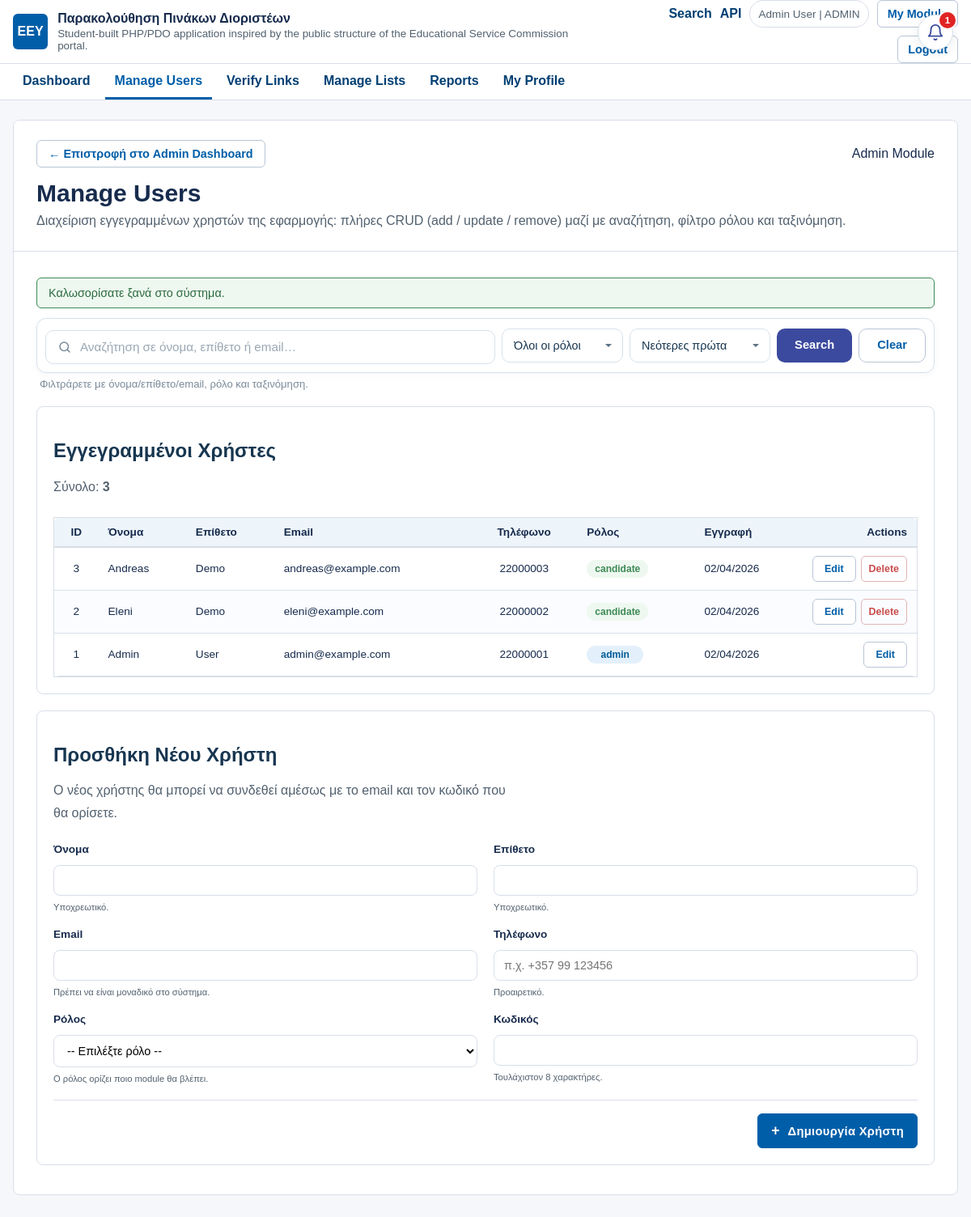
The app's page /modules/admin/manage_users.php (signed in) with its own data.
### tables this page shows
CREATE TABLE users (
  id INT AUTO_INCREMENT PRIMARY KEY,
  name VARCHAR(100) NOT NULL,
  surname VARCHAR(100) NOT NULL,
  email VARCHAR(150) NOT NULL UNIQUE,
  password VARCHAR(255) NOT NULL,
  phone VARCHAR(20) DEFAULT NULL,
  role ENUM('admin', 'candidate') NOT NULL,
  notify_new_lists TINYINT(1) NOT NULL DEFAULT 1,
  notify_position_changes TINYINT(1) NOT NULL DEFAULT 1,
  created_at TIMESTAMP DEFAULT CURRENT_TIMESTAMP,
  INDEX idx_users_role (role)
);

### includes/functions.php (called while the page is built, shortened)
<?php
function current_user(): ?array
{
    return [
        'id'      => (int) $_SESSION['user_id'],
        'name'    => $_SESSION['user_name']    ?? '',
        'surname' => $_SESSION['user_surname'] ?? '',
        'email'   => $_SESSION['user_email']   ?? '',
        'role'    => $_SESSION['user_role']    ?? ($_SESSION['role'] ?? ''),
        'phone'   => $_SESSION['user_phone']   ?? null,
    ];
}
function h($value) {
    return htmlspecialchars((string) $value, ENT_QUOTES, 'UTF-8');
}
function e($value): string
{
    return h($value);
}
function app_config(?string $key = null, $default = null)
{
    global $appConfig;
    return $appConfig[$key] ?? $default;
}
function base_url(string $path = ''): string
{
    static $base = null;
    if ($base === null) {
        $documentRoot = realpath($_SERVER['DOCUMENT_ROOT'] ?? '');
        $projectRoot = realpath(__DIR__ . '/..');
        if ($documentRoot && $projectRoot && strpos($projectRoot, $documentRoot) === 0) {
            $relativePath = str_replace('\\', '/', substr($projectRoot, strlen($documentRoot)));
            $base = $relativePath !== '' ? rtrim($relativePath, '/') : '';
        } else {
            $base = '';
        }
    }
    $path = ltrim($path, '/');
    return ($base === '' ? '' : $base) . '/' . $path;
}
function pdo(): PDO
{
    static $pdo = null;
    if (!$pdo instanceof PDO) {
        $pdo = require __DIR__ . '/db.php';
    }
    return $pdo;
}
function role_dashboard_path(string $role): string
{
    switch ($role) {
        case 'admin':
            return 'modules/admin/dashboard.php';
    }
}
function require_login($rolesOrPath = null): array
{
    $user = current_user();
    return $user;
}
function require_admin_role($fallbackPath = null, $loginPath = null): array
{
    $user = require_login();
    return $user;
}
function get_flash_messages() {
    $messages = $_SESSION['flash_messages'] ?? [];
    return is_array($messages) ? $messages : [];
}
function count_unread_notifications(int $userId): int
{
    $statement = pdo()->prepare(
        'SELECT COUNT(*) FROM notifications WHERE user_id = :user_id AND is_read = 0'
    );
    $statement->execute(['user_id' => $userId]);
    return (int) $statement->fetchColumn();
}

### modules/admin/manage_users.php (the view, shortened to what this page needs)
<?php
$adminUser = require_admin_role();
$pdo = pdo();
$errors = [];
$currentUserId = (int) $adminUser['id'];
$keyword     = trim($_GET['keyword'] ?? '');
$order       = $_GET['order'] ?? 'created_desc';
$orderSql = 'created_at DESC, id DESC';
$sql = 'SELECT id, name, surname, email, phone, role, created_at FROM users WHERE 1 = 1';
$params = [];
$sql .= ' ORDER BY ' . $orderSql;
$usersStmt = $pdo->prepare($sql);
$usersStmt->execute($params);
$users = $usersStmt->fetchAll();
$messages = array_merge(
    get_flash_messages(),
    array_map(
        function ($error) {
            return ['type' => 'error', 'message' => $error];
        },
        $errors
    )
);
?>
<!DOCTYPE html>
<html lang="el">
<head>
    <link rel="stylesheet" href="../../assets/css/style.css?v=<?php echo @filemtime(__DIR__ . '/../../assets/css/style.css') ?: time(); ?>">
</head>
<body>
    <?php require __DIR__ . '/../../includes/app_topbar.php'; ?>
    <?php $moduleKey = 'admin'; $pageKey = 'manage_users'; require __DIR__ . '/../../includes/nav.php'; ?>
    <?php require __DIR__ . '/../../includes/notifications_bell.php'; ?>
    <div class="auth-container">
        <div class="auth-card">
            <div class="page-banner">
                <div class="banner-row-flex">
                    <span class="eyebrow">Admin Module</span>
                    <a class="button-link secondary header-back-link" href="dashboard.php">
                        ← Επιστροφή στο Admin Dashboard
                    </a>
                </div>
                <h1 class="auth-title">Manage Users</h1>
                <p class="auth-subtitle">Διαχείριση εγγεγραμμένων χρηστών της εφαρμογής: πλήρες CRUD (add / update / remove) μαζί με αναζήτηση, φίλτρο ρόλου και ταξινόμηση.</p>
            </div>
            <div class="page-body">
                <?php foreach ($messages as $message): ?>
                    <div class="message <?php echo h($message['type']); ?>"><?php echo h($message['message']); ?></div>
                <?php endforeach; ?>
                <div class="search-panel">
                    <form method="get" action="" class="search-bar" role="search" aria-label="Αναζήτηση χρηστών">
                        <label class="search-bar__field">
                            <svg class="search-bar__field-icon" width="18" height="18" viewBox="0 0 24 24" fill="none" stroke="currentColor" stroke-width="2" stroke-linecap="round" stroke-linejoin="round" aria-hidden="true">
                                <circle cx="11" cy="11" r="7"></circle>
                                <path d="m20 20-3.5-3.5"></path>
                            </svg>
                            <input class="search-bar__field-input" type="search" name="keyword" id="keyword" value="<?php echo h($keyword); ?>" placeholder="Αναζήτηση σε όνομα, επίθετο ή email…" autocomplete="off">
                        </label>
                        <select class="search-bar__filter" name="role_filter" id="role_filter" aria-label="Φίλτρο ρόλου">
                            <option value="">Όλοι οι ρόλοι</option>
                        </select>
                        <select class="search-bar__filter" name="order" id="order" aria-label="Ταξινόμηση">
                            <option value="created_desc" <?php echo $order === 'created_desc' ? 'selected' : ''; ?>>Νεότερες πρώτα</option>
                        </select>
                        <button type="submit" class="search-bar__btn search-bar__btn--primary">Search</button>
                        <a class="search-bar__btn search-bar__btn--ghost" href="manage_users.php">Clear</a>
                    </form>
                    <span class="search-bar-hint">Φιλτράρετε με όνομα/επίθετο/email, ρόλο και ταξινόμηση.</span>
                </div>
                <section class="section-card section-card-compact">
                    <div class="section-header">
                        <h2 class="section-title">Εγγεγραμμένοι Χρήστες</h2>
                        <p class="section-text">Σύνολο: <strong><?php echo h(count($users)); ?></strong></p>
                    </div>
                    <div class="table-wrap">
                        <table>
                            <thead>
                                <tr>
                                    <th>ID</th>
                                    <th>Όνομα</th>
                                    <th>Επίθετο</th>
                                    <th>Email</th>
                                    <th>Τηλέφωνο</th>
                                    <th>Ρόλος</th>
                                    <th>Εγγραφή</th>
                                    <th>Actions</th>
                                </tr>
                            </thead>
                            <tbody>
                                <?php if ($users === []): ?>
                                    <tr>
                                        <td colspan="8" class="empty-cell">Δεν βρέθηκαν χρήστες για τα επιλεγμένα φίλτρα.</td>
                                    </tr>
                                <?php else: ?>
                                    <?php foreach ($users as $u): ?>
                                        <tr>
                                            <td><?php echo h($u['id']); ?></td>
                                            <td><?php echo h($u['name']); ?></td>
                                            <td><?php echo h($u['surname']); ?></td>
                                            <td><?php echo h($u['email']); ?></td>
                                            <td><?php echo h($u['phone'] ?? '-'); ?></td>
                                            <td><span class="status-badge <?php echo h($u['role']); ?>"><?php echo h($u['role']); ?></span></td>
                                            <td><?php echo h(date('d/m/Y', strtotime($u['created_at']))); ?></td>
                                            <td>
                                                <div class="table-actions">
                                                    <button type="button" class="button-link table-button secondary"
                                                        onclick='openEditModal(<?php echo (int) $u["id"]; ?>, <?php echo json_encode($u["name"]); ?>, <?php echo json_encode($u["surname"]); ?>, <?php echo json_encode($u["email"]); ?>, <?php echo json_encode($u["phone"] ?? ""); ?>, <?php echo json_encode($u["role"]); ?>)'>
                                                        Edit
                                                    </button>
                                                    <?php if ((int) $u['id'] !== $currentUserId): ?>
                                                        <button type="button" class="table-button danger"
                                                            onclick="openDeleteModal(<?php echo (int) $u['id']; ?>, <?php echo json_encode($u['name'] . ' ' . $u['surname']); ?>)">
                                                            Delete
                                                        </button>
                                                    <?php endif; ?>
                                                </div>
                                            </td>
                                        </tr>
                                    <?php endforeach; ?>
                                <?php endif; ?>
                            </tbody>
                        </table>
                    </div>
                </section>
                <section class="section-card section-card-compact">
                    <h2 class="section-title">Προσθήκη Νέου Χρήστη</h2>
                    <p class="section-text">Ο νέος χρήστης θα μπορεί να συνδεθεί αμέσως με το email και τον κωδικό που θα ορίσετε.</p>
                    <form method="post" action="" class="add-specialty-form">
                        <div class="form-row">
                            <div class="form-group">
                                <label for="new_name">Όνομα</label>
                                <input type="text" name="name" id="new_name" class="form-input" required>
                                <span class="form-hint">Υποχρεωτικό.</span>
                            </div>
                            <div class="form-group">
                                <label for="new_surname">Επίθετο</label>
                                <input type="text" name="surname" id="new_surname" class="form-input" required>
                                <span class="form-hint">Υποχρεωτικό.</span>
                            </div>
                        </div>
                        <div class="form-row">
                            <div class="form-group">
                                <label for="new_email">Email</label>
                                <input type="email" name="email" id="new_email" class="form-input" required>
                                <span class="form-hint">Πρέπει να είναι μοναδικό στο σύστημα.</span>
                            </div>
                            <div class="form-group">
                                <label for="new_phone">Τηλέφωνο</label>
                                <input type="text" name="phone" id="new_phone" class="form-input"
                                       placeholder="π.χ. +357 99 123456">
                                <span class="form-hint">Προαιρετικό.</span>
                            </div>
                        </div>
                        <div class="form-row">
                            <div class="form-group">
                                <label for="new_role">Ρόλος</label>
                                <select name="role" id="new_role" class="form-input" required>
                                    <option value="">-- Επιλέξτε ρόλο --</option>
                                </select>
                                <span class="form-hint">Ο ρόλος ορίζει ποιο module θα βλέπει.</span>
                            </div>
                            <div class="form-group">
                                <label for="new_password">Κωδικός</label>
                                <input type="password" name="password" id="new_password" class="form-input"
                                       minlength="8" required>
                                <span class="form-hint">Τουλάχιστον 8 χαρακτήρες.</span>
                            </div>
                        </div>
                        <div class="form-actions">
                            <button type="submit" class="primary-button">
                                <span class="btn-icon">+</span> Δημιουργία Χρήστη
                            </button>
                        </div>
                    </form>
                </section>
            </div>
        </div>
    </div>
</body>
</html>

### includes/app_topbar.php (shortened to what this page needs)
<?php
$topbarUser = current_user();
?>
<header class="site-topbar">
    <div class="site-topbar__inner">
        <a class="brand-lockup" href="<?php echo e(base_url('index.php')); ?>">
            <span class="brand-lockup__mark">ΕΕΥ</span>
            <span>
                <strong><?php echo e(app_config('name_el')); ?></strong>
                <span class="brand-lockup__sub"><?php echo e(app_config('description')); ?></span>
            </span>
        </a>
        <div class="site-topbar__actions">
            <a class="top-link" href="<?php echo e(base_url('modules/search/dashboard.php')); ?>">Search</a>
            <a class="top-link" href="<?php echo e(base_url('api/api.php')); ?>">API</a>
            <?php if ($topbarUser !== null): ?>
                <span class="user-chip">
                    <?php echo e(trim(($topbarUser['name'] ?? '') . ' ' . ($topbarUser['surname'] ?? ''))); ?>
                    | <?php echo e(strtoupper($topbarUser['role'] ?? '')); ?>
                </span>
                <a class="button button--ghost" href="<?php echo e(base_url(role_dashboard_path($topbarUser['role'] ?? ''))); ?>">My Module</a>
                <a class="button button--ghost" href="<?php echo e(base_url('auth/logout.php')); ?>">Logout</a>
            <?php else: ?>
                <a class="button button--ghost" href="<?php echo e(base_url('auth/login.php')); ?>">Login</a>
                <a class="button button--ghost" href="<?php echo e(base_url('auth/register.php')); ?>">Register</a>
            <?php endif; ?>
        </div>
    </div>
</header>

### includes/notifications_bell.php (shortened to what this page needs)
<?php
$bellUser = current_user();
$bellUserId = (int) $bellUser['id'];
$bellUnreadCount = count_unread_notifications($bellUserId);
$bellApiUrl = base_url('api/notifications.php');
?>
<div class="notif-bell" id="notifBell" data-api-url="<?php echo h($bellApiUrl); ?>">
    <button type="button" class="notif-bell__btn" id="notifBellBtn"
            aria-haspopup="true" aria-expanded="false" aria-label="Ειδοποιήσεις">
        <svg class="notif-bell__icon" width="22" height="22" viewBox="0 0 24 24"
             fill="none" stroke="currentColor" stroke-width="2"
             stroke-linecap="round" stroke-linejoin="round" aria-hidden="true">
            <path d="M6 8a6 6 0 0 1 12 0c0 7 3 9 3 9H3s3-2 3-9"></path>
            <path d="M10.3 21a1.94 1.94 0 0 0 3.4 0"></path>
        </svg>
        <span class="notif-bell__badge<?php echo $bellUnreadCount === 0 ? ' is-hidden' : ''; ?>"
              id="notifBellBadge"><?php echo (int) $bellUnreadCount; ?></span>
    </button>
</div>

### records on screen
users: name+surname "Admin User", role "ADMIN", id "1", name "Admin", surname "User", email "admin@example.com", phone "22000001", role "admin", created_at "02/04/2026"
users: id "3", name "Andreas", surname "Demo", email "andreas@example.com", phone "22000003", role "candidate", created_at "02/04/2026"
users: id "2", name "Eleni", surname "Demo", email "eleni@example.com", phone "22000002", role "candidate", created_at "02/04/2026"

### other values on screen
app_config('name_el') "Παρακολούθηση Πινάκων Διοριστέων"
app_config('description') "Student-built PHP/PDO application inspired by the public structure of the Educational Service Commission portal."
$link['label'] "Dashboard"
$link['label'] "Manage Users"
$link['label'] "Verify Links"
$link['label'] "Manage Lists"
$link['label'] "Reports"
$link['label'] "My Profile"
$message['message'] "Καλωσορίσατε ξανά στο σύστημα."
count($users) "3"
